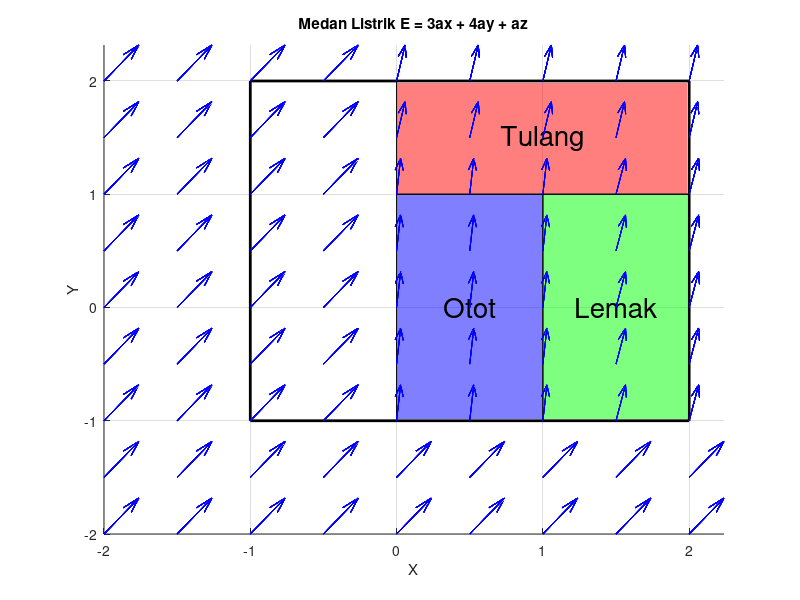

Source code (MATLAB):
x_kotak = [-1, 2, 2, -1, -1];
y_kotak = [-1, -1, 2, 2, -1];
z_kotak = zeros(size(x_kotak));

hold on;
plot3(x_kotak, y_kotak, z_kotak, 'k', 'LineWidth', 2);

x_tulang = [0, 2, 2, 0];
y_tulang = [1, 1, 2, 2];
z_tulang = zeros(size(x_tulang));
patch(x_tulang, y_tulang, z_tulang, 'r', 'FaceAlpha', 0.5);
text(mean(x_tulang), mean(y_tulang), 0, 'Tulang', 'HorizontalAlignment', 'center', 'FontSize', 20);

x_lemak = [1, 2, 2, 1];
y_lemak = [-1, -1, 1, 1];
z_lemak = zeros(size(x_lemak));
patch(x_lemak, y_lemak, z_lemak, 'g', 'FaceAlpha', 0.5);
text(mean(x_lemak), mean(y_lemak), 0, 'Lemak', 'HorizontalAlignment', 'center', 'FontSize', 20);

x_otot = [0, 1, 1, 0];
y_otot = [-1, -1, 1, 1];
z_otot = zeros(size(x_otot));
patch(x_otot, y_otot, z_otot, 'b', 'FaceAlpha', 0.5);
text(mean(x_otot), mean(y_otot), 0, 'Otot', 'HorizontalAlignment', 'center', 'FontSize', 20);

ax = [1, 0, 0];
ay = [0, 1, 0];
az = [0, 0, 1];

Ex = 3;
Ey = 4;
Ez = 1;

Ex_tulang = 0.7317;
Ey_tulang = 4;
Ez_tulang = 1;

Ex_lemak = 0.8174;
Ey_lemak = 4;
Ez_lemak = 1;

Ex_otot = 0.3476;
Ey_otot = 4;
Ez_otot = 1;

[x, y, z] = meshgrid(-2:0.5:2, -2:0.5:2, -2:0.5:2);

Ex_grid = Ex * ones(size(x));
Ey_grid = Ey * ones(size(y));
Ez_grid = Ez * ones(size(z));

in_tulang = (x >= 0 & x <= 2) & (y >= 1 & y <= 2);
Ex_grid(in_tulang) = Ex_tulang;
Ey_grid(in_tulang) = Ey_tulang;
Ez_grid(in_tulang) = Ez_tulang;

in_lemak = (x >= 1 & x <= 2) & (y >= -1 & y <= 1);
Ex_grid(in_lemak) = Ex_lemak;
Ey_grid(in_lemak) = Ey_lemak;
Ez_grid(in_lemak) = Ez_lemak;

in_otot = (x >= 0 & x <= 1) & (y >= -1 & y <= 1);
Ex_grid(in_otot) = Ex_otot;
Ey_grid(in_otot) = Ey_otot;
Ez_grid(in_otot) = Ez_otot;

quiver3(x, y, z, Ex_grid, Ey_grid, Ez_grid, 'b');
hold off;

xlabel('X');
ylabel('Y');
zlabel('Z');
title('Medan Listrik E = 3ax + 4ay + az');
axis tight;
grid on;
